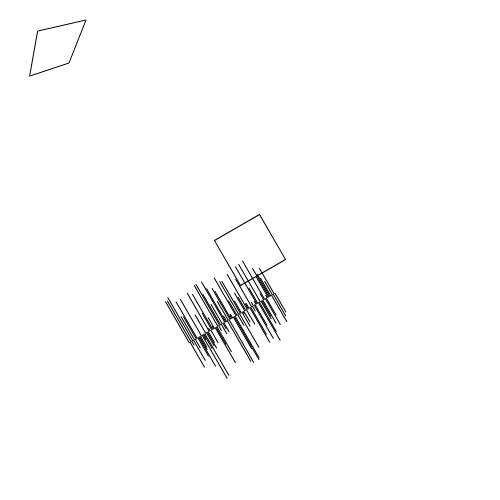
Frame 1 (no input)
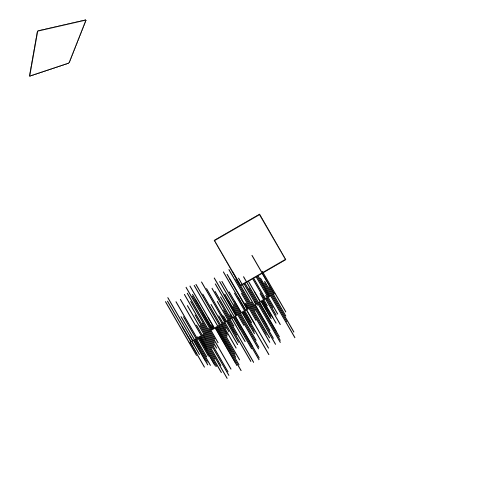
Frame 2 (the mouse pressed at the canvas centre, redrawn once)

The p5.js sketch that drew these frames (run headless with seeded random() and noise() and a simulated clock; the mouse was pressed at the canvas centre and the sketch redrawn once):

// p5.js sketch
// ── sketch.js
let size = 50;

function setup()
{
  createCanvas (500, 500);
  noLoop();
}

function draw()
{
  fill(215, 200, 170);

//run the nested loop for x and y
  for (let y=0; y <10; y++)
  {
    for (let x = 0; x < 10; x++)
    {
    //Draw the shape at the corresponding postion
      rect(size * x, size * y, size, size);
    }
  }
}

function draw()
{
    quad(38, 31, 86, 20, 69, 63, 30, 76);


    translate(width/2, height/2);
    rotate(PI/3.0);
    rect(-26, -26, 52, 52);

    for (var i = 0; i < 100; i++)
    {
      var r = random(-50, 50);
      line(50,i,50+r,i);
    }
}
